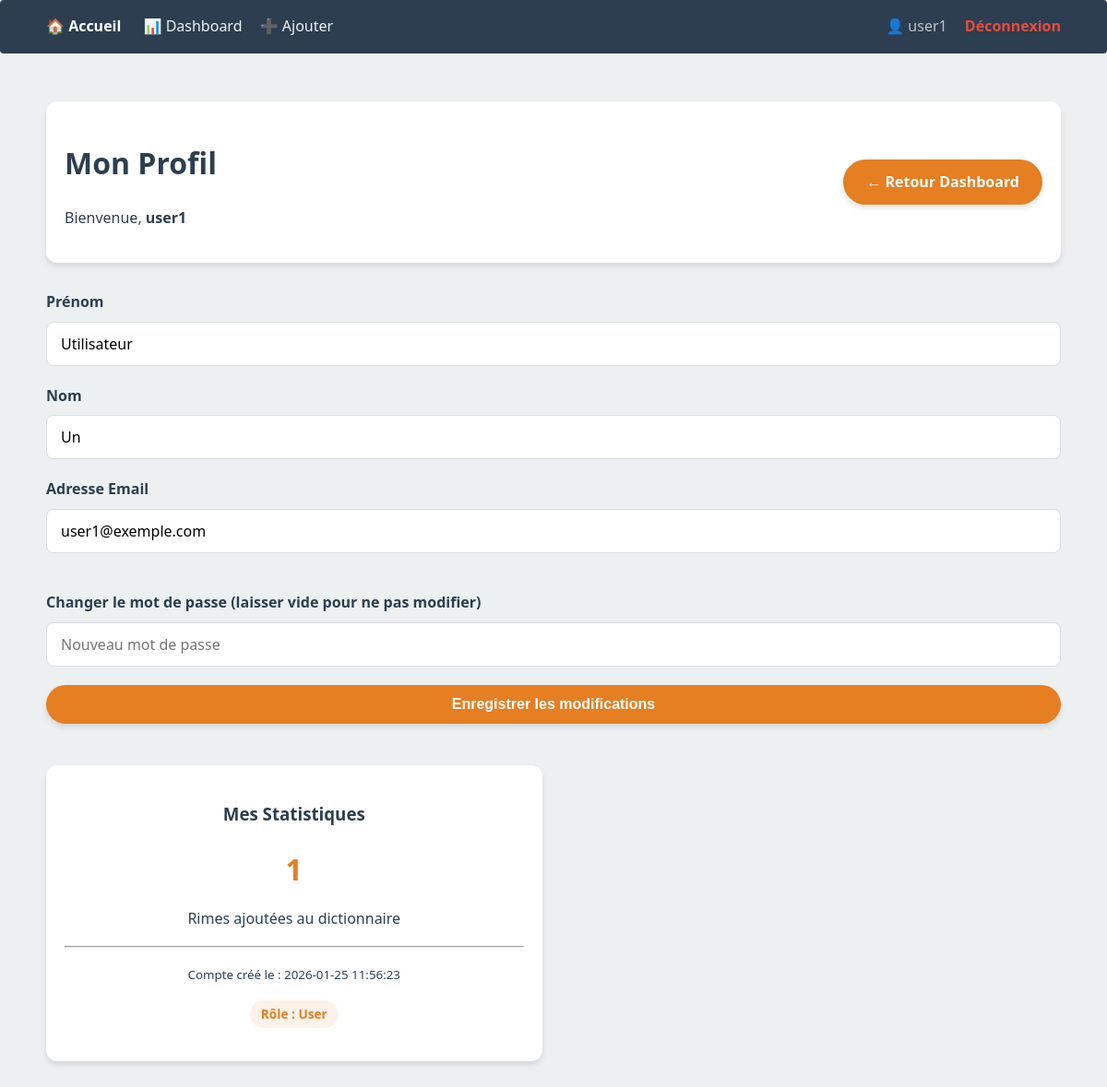
Before: /profile.php (signed in) with the older database file.
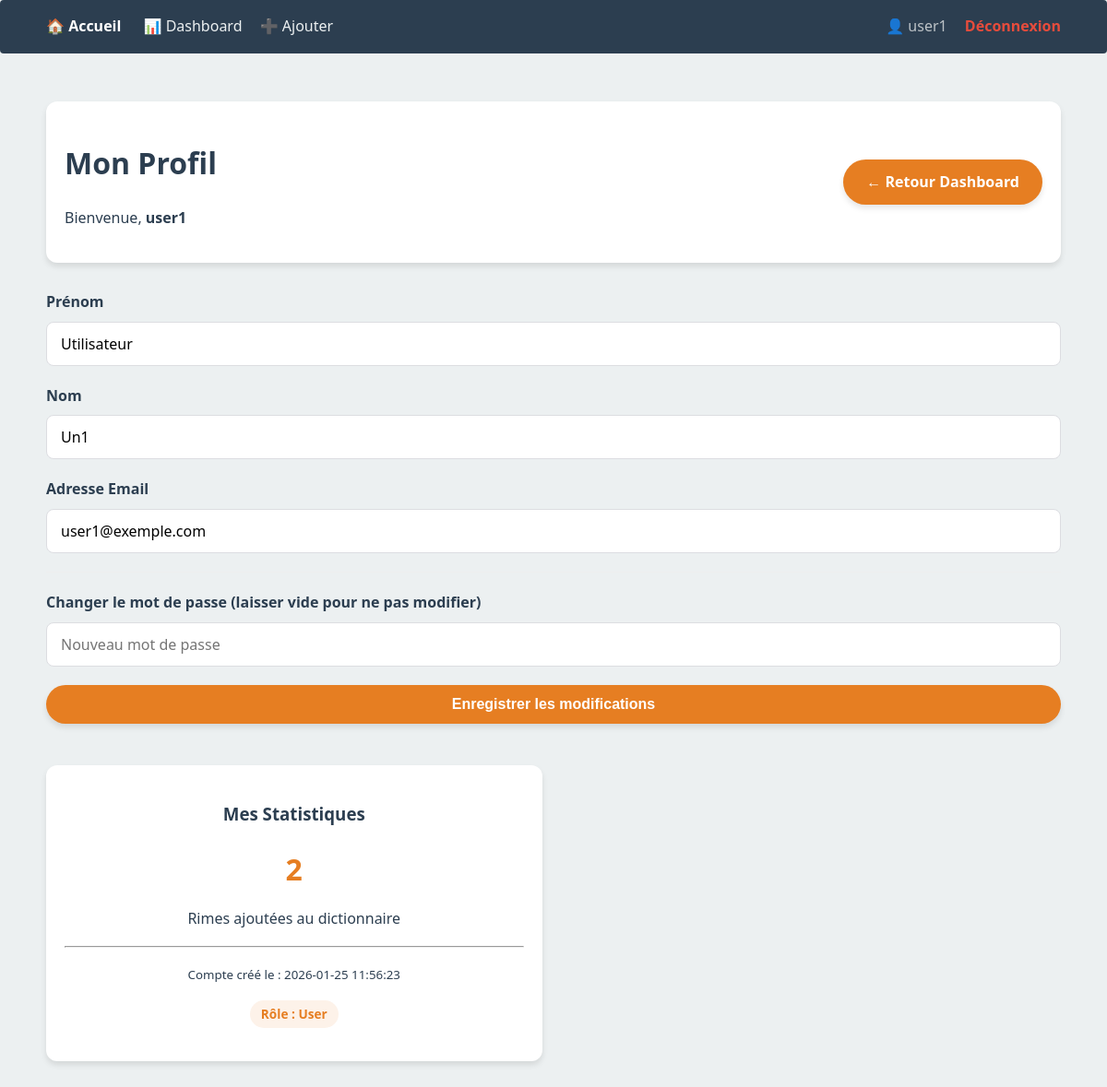
After: the same page with the newer database file.
### tables this page shows
CREATE TABLE users (id INTEGER PRIMARY KEY AUTOINCREMENT, username TEXT NOT NULL UNIQUE, password TEXT NOT NULL, role TEXT NOT NULL DEFAULT 'user', prenom TEXT, nom TEXT, email TEXT UNIQUE, created_at DATETIME, updated_at DATETIME);

### src/Auth.php (called while the page is built, shortened)
<?php
class Auth {
    public static function isLogged() {
        return isset($_SESSION['user_id']);
    }
    public static function getUserId() {
        return $_SESSION['user_id'] ?? null;
    }
}

### src/RhymeEngine.php (called while the page is built, shortened)
<?php
class RhymeEngine {
    private $pdo;
    public function __construct() {
        try {
            $dbPath = __DIR__ . '/../data/dico.sqlite';
            $this->pdo = new PDO("sqlite:" . $dbPath);
            $this->pdo->setAttribute(PDO::ATTR_ERRMODE, PDO::ERRMODE_EXCEPTION);
            $this->pdo->setAttribute(PDO::ATTR_DEFAULT_FETCH_MODE, PDO::FETCH_ASSOC);
        } catch (PDOException $e) {
            die("Erreur de connexion à la base : " . $e->getMessage());
        }
    }
    public function getPDO() {
        return $this->pdo;
    }
}

### src/AdminEngine.php (called while the page is built, shortened)
<?php
class AdminEngine {
    private $pdo;
    public function __construct($pdo) {
        $this->pdo = $pdo;
    }
    public function getUserById($id) {
        $stmt = $this->pdo->prepare("SELECT * FROM users WHERE id = ?");
        $stmt->execute([$id]);
        return $stmt->fetch(PDO::FETCH_ASSOC);
    }
}

### public/profile.php (the view, shortened to what this page needs)
<?php
require_once __DIR__ . '/../src/RhymeEngine.php';
require_once __DIR__ . '/../src/AdminEngine.php';
require_once __DIR__ . '/../src/Auth.php';
$engine = new RhymeEngine();
$admin = new AdminEngine($engine->getPDO());
$userId = Auth::getUserId();
$user = $admin->getUserById($userId);
$stmtStats = $engine->getPDO()->prepare("SELECT COUNT(*) FROM rimes WHERE auteur_id = ?");
$stmtStats->execute([$userId]);
$totalRimes = $stmtStats->fetchColumn();
?>
<!DOCTYPE html>
<html lang="fr">
<head>
    <link rel="stylesheet" href="css/style.css">
</head>
<body>
    <?php include __DIR__ . '/../src/views/navbar.php'; ?>
    <div class="container">
        <header class="admin-header">
            <div>
                <h1>Mon Profil</h1>
                <p>Bienvenue, <strong><?= htmlspecialchars($user['username']) ?></strong></p>
            </div>
            <a href="admin.php" class="btn-primary">← Retour Dashboard</a>
        </header>
        <div class="admin-grid">
            <form method="POST" class="admin-form full-width" style="grid-template-columns: 1fr 1fr;">
                <div class="form-group">
                    <label>Prénom</label>
                    <input type="text" name="prenom" value="<?= htmlspecialchars($user['prenom'] ?? '') ?>">
                </div>
                <div class="form-group">
                    <label>Nom</label>
                    <input type="text" name="nom" value="<?= htmlspecialchars($user['nom'] ?? '') ?>">
                </div>
                <div class="form-group full-width">
                    <label>Adresse Email</label>
                    <input type="email" name="email" value="<?= htmlspecialchars($user['email'] ?? '') ?>" required>
                </div>
                <div class="form-group full-width" style="margin-top: 10px; border-top: 1px solid #eee; padding-top: 20px;">
                    <label>Changer le mot de passe (laisser vide pour ne pas modifier)</label>
                    <input type="password" name="new_password" placeholder="Nouveau mot de passe">
                </div>
                <div class="full-width">
                    <button type="submit" class="btn-submit btn-full">Enregistrer les modifications</button>
                </div>
            </form>
            <div class="filter-card text-center" style="margin-top: 20px;">
                <h3>Mes Statistiques</h3>
                <div style="font-size: 2rem; color: var(--accent-color); font-weight: bold;">
                    <?= $totalRimes ?>
                </div>
                <p>Rimes ajoutées au dictionnaire</p>
                <hr>
                <p><small>Compte créé le : <?= $user['created_at'] ?? 'Inconnue' ?></small></p>
                <p><span class="badge">Rôle : <?= ucfirst($user['role']) ?></span></p>
            </div>
        </div>
    </div>
</body>
</html>

### src/views/navbar.php
<?php
require_once __DIR__ . '/../Auth.php';
?>
<nav style="background: #2c3e50; padding: 1rem; margin-bottom: 2rem; border-radius: 4px;">
    <div class="container" style="display: flex; justify-content: space-between; align-items: center; padding: 0;">
        <div>
            <a href="index.php" style="color: white; font-weight: bold; text-decoration: none; margin-right: 20px;">🏠 Accueil</a>
            <?php if (Auth::isLogged()): ?>
                <a href="admin.php" style="color: #ecf0f1; text-decoration: none; margin-right: 15px;">📊 Dashboard</a>
                <a href="add_word.php" style="color: #ecf0f1; text-decoration: none;">➕ Ajouter</a>
            <?php endif; ?>
        </div>
        <div>
            <?php if (Auth::isLogged()): ?>
                <span style="color: #bdc3c7; margin-right: 15px;">👤 <?= htmlspecialchars($_SESSION['username']) ?></span>
                <a href="logout.php" style="color: #e74c3c; text-decoration: none; font-weight: bold;">Déconnexion</a>
            <?php else: ?>
                <a href="login.php" style="color: #3498db; text-decoration: none;">Connexion</a>
            <?php endif; ?>
        </div>
    </div>
</nav>

### public/css/style.css (style rules this page uses)
:root { --primary-color: #2c3e50; --accent-color: #e67e22; --bg-color: #ecf0f1; --white: #ffffff; --border-color: #dcdde1; --text-muted: #7f8c8d; --success-color: #27ae60; --error-color: #e74c3c; --shadow: 0 4px 6px rgba(0, 0, 0, 0.1); --transition: all 0.3s ease; }
body { font-family: 'Segoe UI', Tahoma, Geneva, Verdana, sans-serif; background-color: var(--bg-color); color: var(--primary-color); margin: 0; line-height: 1.6; }
.container { max-width: 1100px; margin: 0 auto; padding: 20px; }
.text-center { text-align: center; }
.admin-header { display: flex; justify-content: space-between; align-items: center; margin-bottom: 30px; background: var(--white); padding: 20px; border-radius: 12px; box-shadow: var(--shadow); }
button, .btn-primary, .btn-add, .btn-pdf, .btn-submit { padding: 12px 25px; background: var(--accent-color); color: white; border: none; border-radius: 25px; cursor: pointer; font-weight: bold; box-shadow: var(--shadow); transition: var(--transition); text-decoration: none; display: inline-block; text-align: center; font-size: 1rem; }
.btn-full { width: 100%; display: block; box-sizing: border-box; }
.badge { background: #fdf2e9; color: var(--accent-color); padding: 4px 12px; border-radius: 20px; font-size: 0.85rem; font-weight: bold; display: inline-block; }
.form-group { margin-bottom: 20px; text-align: left; }
.form-group label { display: block; font-weight: bold; margin-bottom: 8px; color: var(--primary-color); }
input[type="text"], input[type="password"], input[type="email"], input[type="search"], select, textarea { width: 100%; padding: 12px 15px; border: 1px solid var(--border-color); border-radius: 8px; box-sizing: border-box; font-size: 1rem; font-family: inherit; background-color: var(--white); outline: none; transition: border-color 0.2s; }
.filter-card { background: var(--white); padding: 20px; border-radius: 12px; margin-bottom: 25px; box-shadow: var(--shadow); }
.admin-grid { display: grid; grid-template-columns: 1fr 1fr; gap: 25px; }
.full-width { grid-column: 1 / span 2; }

Changed rows visible on the page:
changed users "user1": nom "Un" → "Un1"
Other visible differences:
$totalRimes: "1" → "2"
